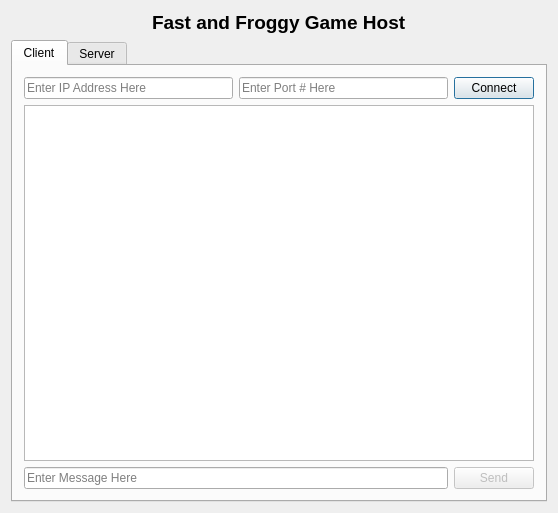
<?xml version="1.0" encoding="UTF-8"?>
<ui version="4.0">
 <class>Dialog</class>
 <widget class="QDialog" name="Dialog">
  <property name="geometry">
   <rect>
    <x>0</x>
    <y>0</y>
    <width>558</width>
    <height>513</height>
   </rect>
  </property>
  <property name="windowTitle">
   <string>Dialog</string>
  </property>
  <layout class="QVBoxLayout" name="verticalLayout">
   <item>
    <layout class="QHBoxLayout" name="horizontalLayout">
     <item>
      <spacer name="horizontalSpacer">
       <property name="orientation">
        <enum>Qt::Horizontal</enum>
       </property>
       <property name="sizeHint" stdset="0">
        <size>
         <width>40</width>
         <height>20</height>
        </size>
       </property>
      </spacer>
     </item>
     <item>
      <widget class="QLabel" name="label">
       <property name="font">
        <font>
         <pointsize>14</pointsize>
         <weight>75</weight>
         <bold>true</bold>
        </font>
       </property>
       <property name="text">
        <string>Fast and Froggy Game Host</string>
       </property>
      </widget>
     </item>
     <item>
      <spacer name="horizontalSpacer_2">
       <property name="orientation">
        <enum>Qt::Horizontal</enum>
       </property>
       <property name="sizeHint" stdset="0">
        <size>
         <width>40</width>
         <height>20</height>
        </size>
       </property>
      </spacer>
     </item>
    </layout>
   </item>
   <item>
    <widget class="QTabWidget" name="tabWidget">
     <property name="currentIndex">
      <number>0</number>
     </property>
     <widget class="QWidget" name="client">
      <attribute name="title">
       <string>Client</string>
      </attribute>
      <layout class="QVBoxLayout" name="verticalLayout_3">
       <item>
        <layout class="QVBoxLayout" name="verticalLayout_2">
         <item>
          <layout class="QHBoxLayout" name="horizontalLayout_3">
           <item>
            <widget class="QLineEdit" name="ipEdit">
             <property name="placeholderText">
              <string>Enter IP Address Here</string>
             </property>
            </widget>
           </item>
           <item>
            <widget class="QLineEdit" name="portEdit">
             <property name="placeholderText">
              <string>Enter Port # Here</string>
             </property>
            </widget>
           </item>
           <item>
            <widget class="QPushButton" name="connectButton">
             <property name="text">
              <string>Connect</string>
             </property>
            </widget>
           </item>
          </layout>
         </item>
         <item>
          <widget class="QTextBrowser" name="textBrowser"/>
         </item>
         <item>
          <layout class="QHBoxLayout" name="horizontalLayout_2">
           <item>
            <widget class="QLineEdit" name="messageEdit">
             <property name="placeholderText">
              <string>Enter Message Here</string>
             </property>
            </widget>
           </item>
           <item>
            <widget class="QPushButton" name="sendButton">
             <property name="enabled">
              <bool>false</bool>
             </property>
             <property name="text">
              <string>Send</string>
             </property>
            </widget>
           </item>
          </layout>
         </item>
        </layout>
       </item>
      </layout>
     </widget>
     <widget class="QWidget" name="server">
      <attribute name="title">
       <string>Server</string>
      </attribute>
      <layout class="QVBoxLayout" name="verticalLayout_4">
       <item>
        <widget class="QTextBrowser" name="serverBrowser"/>
       </item>
       <item>
        <layout class="QHBoxLayout" name="horizontalLayout_4">
         <item>
          <widget class="QLineEdit" name="serverIpEdit">
           <property name="placeholderText">
            <string>Enter IP Address Here</string>
           </property>
          </widget>
         </item>
         <item>
          <widget class="QLineEdit" name="serverPortEdit">
           <property name="placeholderText">
            <string>Enter Port # Here</string>
           </property>
          </widget>
         </item>
         <item>
          <widget class="QPushButton" name="configureButton">
           <property name="text">
            <string>Configure</string>
           </property>
          </widget>
         </item>
        </layout>
       </item>
      </layout>
     </widget>
    </widget>
   </item>
  </layout>
 </widget>
 <layoutdefault spacing="6" margin="11"/>
 <resources/>
 <connections/>
</ui>
